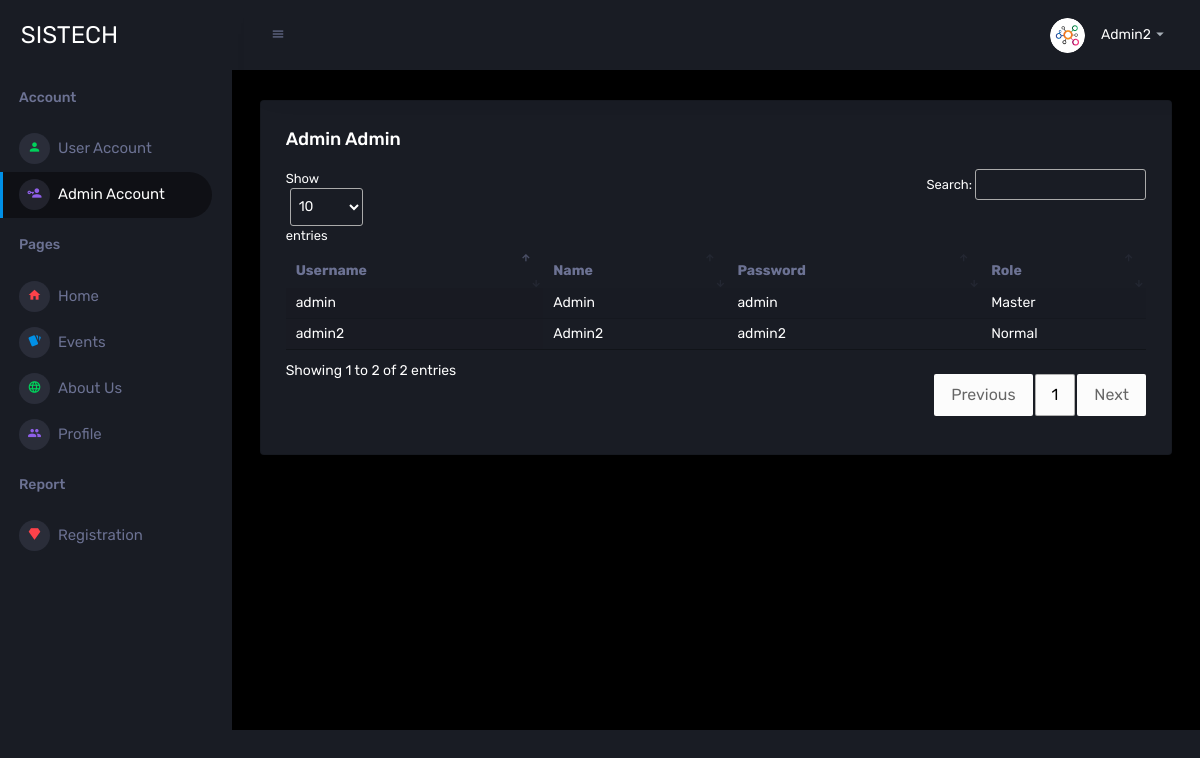
The page /Admin/adminAccount.php (signed in) on the database its author committed.
### tables this page shows
CREATE TABLE `tbl_akun_admin` (
  `id` int(11) NOT NULL,
  `username` varchar(255) NOT NULL,
  `name` varchar(255) NOT NULL,
  `password` varchar(255) NOT NULL,
  `role` varchar(255) NOT NULL
);

### Admin/adminAccount.php (the view, shortened to what this page needs)
<!DOCTYPE html>
<html lang="en">
  <head>
  <?php require_once("component/head.php");?>
  </head>
  <body>
    <div class="container-scroller">
      <?php require_once("component/navbar.php");?>
      <div class="main-panel numpang">
        <div class="content-wrapper">
          <div class="card" style="box-sizing:border-box">
              <div class="card-body">
                <h4 class="card-title">Admin Admin</h4>
                <div class="table-responsive table-wrapper"  >
                  <table class="table display" id="table">
                    <thead>
                      <tr>
                        <th>Username</th>
                        <th>Name</th>
                        <th>Password</th>
                        <th>Role</th>
                      </tr>
                    </thead>
                    <tbody>
                    <?php
                        $sql = "SELECT * FROM tbl_akun_admin";
                        $result = $conn -> query($sql);
                        while($row = $result->fetch_assoc()) {
                          echo "<tr>";
                          echo "<td>{$row['username']} </td>";
                          echo "<td>{$row['name']} </td>";
                          echo "<td>{$row['password']} </td>";
                          echo "<td>{$row['role']}</td>";
                          ?>
                          <?php
                        }
                      ?>
                    </tbody>
                  </table>
                </div>
              </div>
            </div>
        </div>
      </div>
    </div>
  </body>
</html>

### Admin/component/head.php (style rules this page uses)
.main-panel * { color: white; }

### Admin/adminAccount.php (style rules this page uses)
@media screen and (min-width: 1000px) { .numpang { width: 85% !important; } }
.main-panel * { color: white; }

### rows shown on the page
tbl_akun_admin: username "admin2", name "Admin2", password "admin2", role "Normal"
tbl_akun_admin: username "admin", name "Admin", password "admin", role "Master"

### other values the page prints
$_SESSION['usernameAdmin'] "Admin2"
